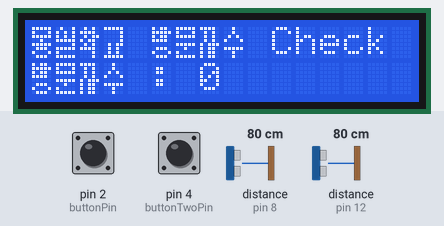
This sketch was run on a simulated Arduino Uno, built with avr-gcc and run on an emulated ATmega328P. Shown: 16×2 character LCD. Wiring (inferred from the names in the program): 2 × ultrasonic range finder: trigger pin 9, echo pin 8 / trigger pin 13, echo pin 12. The inputs (shaded band) are chosen by the test bench; at power-on: pin 4 (buttonTwoPin) HIGH, pin 2 (buttonPin) HIGH, distance to the obstacle (sensors on pin 8, pin 12) 80 cm. The echo pulse lasts 58.3 µs per cm; what the sketch prints to the serial monitor is not drawn.

Above: at 1.3 s.
1.4 s: pin 4 (buttonTwoPin) pulled LOW for 0.15 s
At 2.3 s:
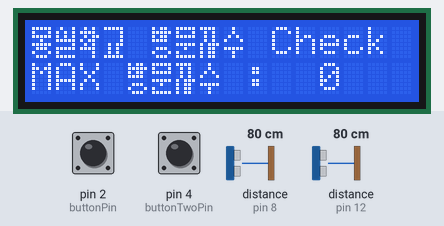
4.5 s: pin 2 (buttonPin) pulled LOW for 0.15 s
At 4.9 s:
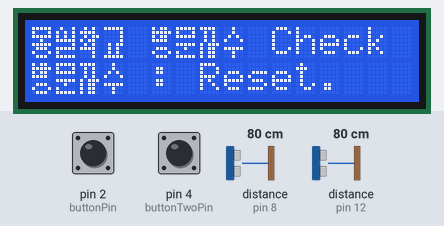
7.5 s: distance to the obstacle (sensor on pin 8) set to 2 cm
10.4 s: distance to the obstacle (sensor on pin 12) set to 2 cm
13.4 s: pin 2 (buttonPin) pulled LOW for 3.2 s
At 16.9 s:
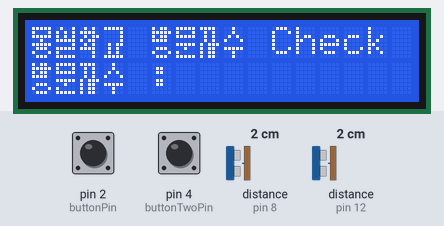
19.6 s: pin 4 (buttonTwoPin) pulled LOW for 3.2 s
At 23.82 s:
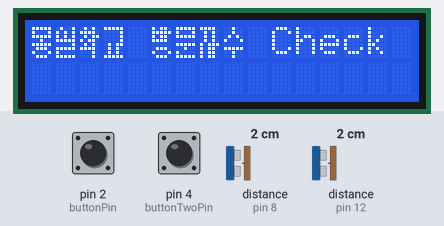
Timing chart, 0 to 25.3 s (numbered marks = the images above; inputs shaded):
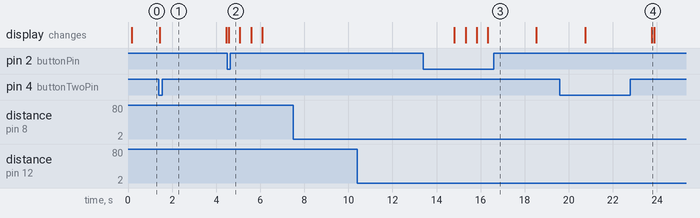

The sketch:

checkIfDelay.ino
```cpp
#include <Wire.h>
#include <LiquidCrystal_I2C.h> //lcd
int trigPin = 13;
int echoPin = 12;
int trig = 9;
int echo = 8;
LiquidCrystal_I2C lcd(0x3F, 16, 2);
//int irSensor_Pin = A0;
int distance = 0;
int peopleVal = 0;
int buttonPin = 2;
int buttonTwoPin = 4;
//int irSensorPin = 3;
int sensorVal;
int val;
boolean INdetection = 0;
boolean OUTdetection = 0;

byte mong[8] = {
        B11111,
        B10001,
        B11111,
        B00100,
        B11111,
        B01110,
        B10001,
        B01110
};
byte sil[8] = {
        B01001,
        B10101,
        B10101,
        B11111,
        B00001,
        B11111,
        B10000,
        B11111
};
byte hak[8] = {
        B01010,
        B11110,
        B01011,
        B10110,
        B01010,
        B11110,
        B00010,
        B00010
};
byte gyo[8] = {
        B11111,
        B00001,
        B00001,
        B00001,
        B01011,
        B01010,
        B01010,
        B11111
};
byte bang[8] = {
        B10110,
        B11111,
        B10110,
        B11110,
        B00000,
        B01110,
        B10001,
        B01110
};
byte moon[8] = {
        B11111,
        B10001,
        B11111,
        B00000,
        B11111,
        B00100,
        B10000,
        B11111
};
byte ja[8] = {
        B11110,
        B01010,
        B01010,
        B01010,
        B10111,
        B10110,
        B10110,
        B10110
};
byte su[8] = {
        B00100,
        B00100,
        B01010,
        B10001,
        B00000,
        B11111,
        B00100,
        B00100
};
byte charOne[8] = {
        B01000,
        B11100,
        B01001,
        B10101,
        B00001,
        B01001,
        B01001,
        B11111
};
byte charTwo[8] = {
        B00101,
        B11101,
        B10101,
        B10111,
        B10101,
        B10101,
        B11101,
        B00101
};


void setup() {
  Serial.begin(9600);
  //pinMode (irSensor_Pin, INPUT);
  //pinMode (irSensorPin, INPUT);
  pinMode(buttonPin, INPUT_PULLUP);
  pinMode(buttonTwoPin, INPUT_PULLUP);
  pinMode(trigPin, OUTPUT);
  pinMode(echoPin, INPUT);
  pinMode(trig, OUTPUT);
  pinMode(echo, INPUT);
  lcd.init();
  lcd.createChar(0, mong);
  lcd.createChar(1, sil);
  lcd.createChar(2, hak);
  lcd.createChar(3, gyo);
  lcd.createChar(4, bang);
  lcd.createChar(5, moon);
  lcd.createChar(6, ja);
  lcd.createChar(7, su);
  //lcd.createChar(8, charOne);
  //lcd.createChar(9, charTwo);
  lcd.clear();
  lcd.backlight();
  lcd.setCursor(0,0);
  lcd.write(0); lcd.write(1); lcd.write(2); lcd.write(3);
  lcd.print(" ");
  lcd.write(4); lcd.write(5); lcd.write(6); lcd.write(7);
  lcd.print(" ");
  lcd.print("Check");
  lcd.setCursor(0,1);
  lcd.write(4); lcd.write(5); lcd.write(6); lcd.write(7);
  lcd.print(" : ");

}

void loop() {
  while (true)
  {
  //int data = analogRead(irSensor_Pin);
  //int volt = map(data, 0, 1023, 0, 5000);
  //distance = (21.61/(volt-0.1696))*1000;
  //sensorVal = digitalRead(irSensorPin);
  long duration, distanceVal;
     digitalWrite(trigPin ,LOW);
     delayMicroseconds(2);
     digitalWrite(trigPin ,HIGH);
     delayMicroseconds(10);
     digitalWrite(trigPin ,LOW);
     duration = pulseIn(echoPin, HIGH);
     distanceVal = (duration/2)/29.1;
   long durationTwo, distanceValTwo;
     digitalWrite(trig ,LOW);
     delayMicroseconds(2);
     digitalWrite(trig, HIGH);
     delayMicroseconds(10);
     digitalWrite(trig ,LOW);
     durationTwo = pulseIn(echo, HIGH);
     distanceValTwo = (durationTwo/2)/29.1;
  Serial.println(sensorVal);
  Serial.println(distance);
  Serial.println(INdetection);
  Serial.println(OUTdetection);
  INdetection = 0;
  OUTdetection = 0;
  if(digitalRead(buttonTwoPin) == LOW)
  {
    lcd.setCursor(0,1);
    lcd.print("MAX ");
    lcd.write(4); lcd.write(5); lcd.write(6); lcd.write(7);
    lcd.print(" : ");
    lcd.setCursor(12,1);
    lcd.print(val);
    lcd.setCursor(10,1);
    delay (3000);
    lcd.setCursor(0,1);
    lcd.print("                ");
    delay(100);
    lcd.setCursor(0,1);
    lcd.write(4); lcd.write(5); lcd.write(6); lcd.write(7);
    lcd.print(" : ");
  }
   if(digitalRead(buttonPin) == LOW){
    lcd.setCursor(7,1);
    lcd.print("Reset.");
    delay(500);
    lcd.setCursor(7,1);
    lcd.print("Reset..");
    delay(500);
    lcd.setCursor(7,1);
    lcd.print("Reset...");
    delay(500);
    lcd.setCursor(7,1);
    lcd.print("        ");
    val = 0;
    peopleVal = 0;
  }
  if(distanceVal > 0 && distanceVal <= 50)
  {
   delay(700);
   //int data = analogRead(irSensor_Pin);
   //int volt = map(data, 0, 1023, 0, 5000);
   //distance = (21.61/(volt-0.1696))*1000;
   long durationTwo, distanceValTwo;
     digitalWrite(trig ,LOW);
     delayMicroseconds(2);
     digitalWrite(trig,HIGH);
     delayMicroseconds(10);
     digitalWrite(trig ,LOW);
     durationTwo = pulseIn(echo, HIGH);
     distanceValTwo = (durationTwo/2)/29.1;
   Serial.println("detecting");
     if(distanceValTwo > 0 && distanceValTwo <= 50)
     {
       INdetection = 1;
       Serial.println("detect");
       delay(500);
     }
  }
   else if(distanceValTwo > 0 && distanceValTwo <= 50)
   {
   delay(700);
     //sensorVal = digitalRead(irSensorPin);
     long duration, distanceVal;
     digitalWrite(trigPin ,LOW);
     delayMicroseconds(2);
     digitalWrite(trigPin ,HIGH);
     delayMicroseconds(10);
     digitalWrite(trigPin,LOW);
     duration = pulseIn(echoPin, HIGH);
     distanceVal = (duration/2)/29.1;
   Serial.println("detecting OUT");
     if(distanceVal > 0 && distanceVal <= 50)
     {
       OUTdetection = 1;
       Serial.println("detect OUT");
       delay(500);
     }
   }
     else
     {
       INdetection = 0;
       OUTdetection = 0;
       Serial.println("NOPE IN/OUT");
     }
   if(INdetection == 1)
   {
     Serial.println("detect ++");
       peopleVal++;
       val++;
       delay(1000);
   }
   else if(OUTdetection == 1)
   {
     Serial.println("detect --");
       peopleVal--;
       delay(1000);
   }
   else
   {
     Serial.println("Not");
   }
   Serial.println("ddddddd");
   Serial.println(INdetection);
  Serial.println(OUTdetection);
  if(peopleVal < 0)
  {
    peopleVal = 0;
  }
   lcd.setCursor(7,1);
  lcd.print(peopleVal);
  Serial.println("human : ");
  Serial.println(peopleVal);
  //delay(1000);
   }
  }
```

Measured:
- after the input at 1.4 s, the display: changes at once (image 1)
- after the input at 4.5 s, the display: changes after 0.07 s (image 2)
- after the input at 7.5 s, every drawn part: stays the same
- after the input at 10.4 s, every drawn part: stays the same
- after the input at 13.4 s, the display: first differs from a run without the input after 1.4 s (image 3 shows a later state)
- after the input at 19.6 s, the display: first differs from a run without the input after 1.2 s (image 4 shows a later state)
